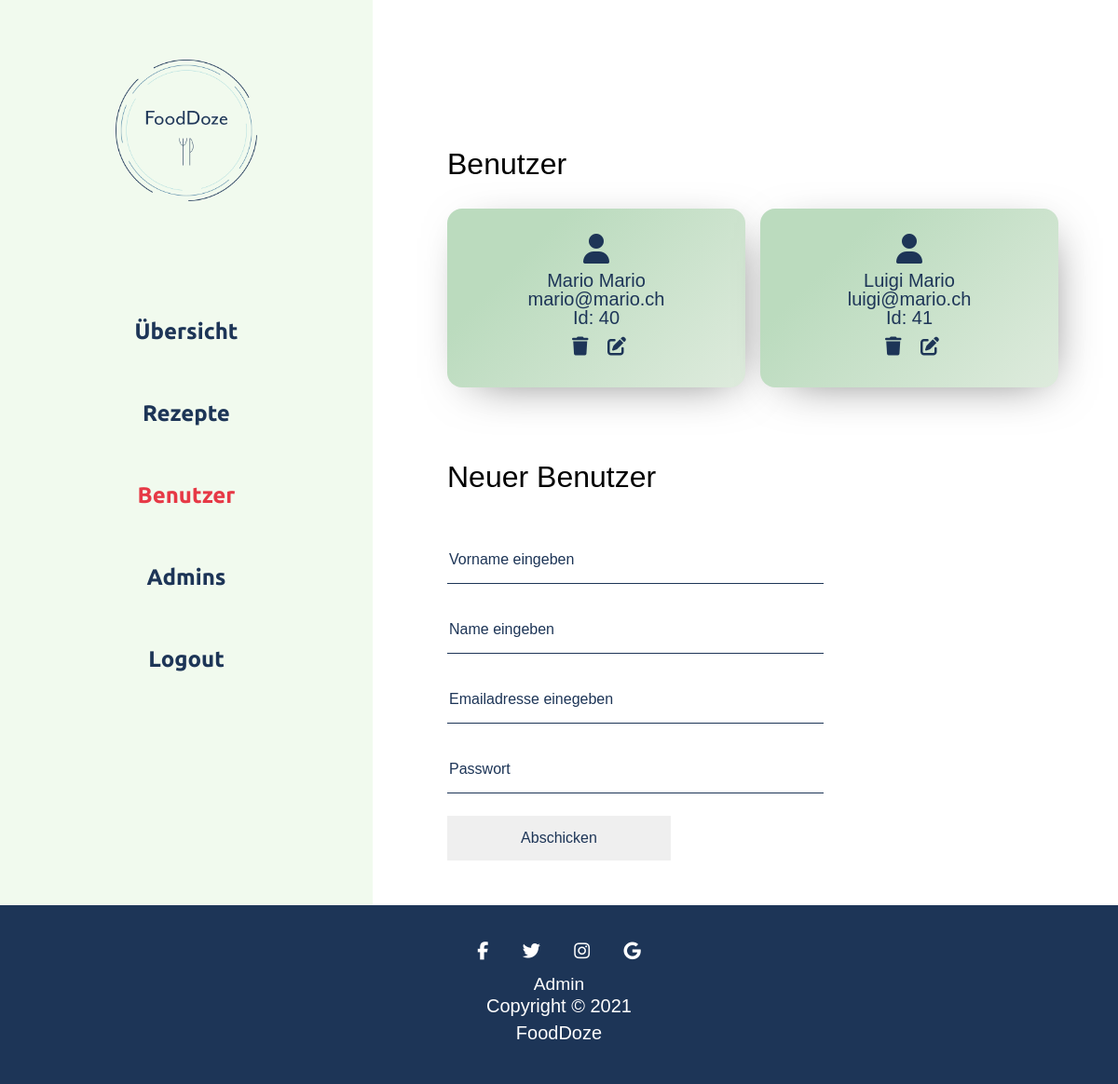
Screenshot of /admin/benutzer.php (signed in) with the database file from the repository.
### tables this page shows
CREATE TABLE `clients` (
  `IDclient` int(11) NOT NULL,
  `client_name` varchar(45) DEFAULT NULL,
  `client_first_name` varchar(255) DEFAULT NULL,
  `client_email` varchar(45) DEFAULT NULL,
  `client_password` varchar(255) DEFAULT NULL
);

### admin/benutzer.php (the view, shortened to what this page needs)
<?php
require_once('includes/mysql_connect.php');
$query = "SELECT * FROM clients";
$result = mysqli_query($connection, $query);
if(mysqli_num_rows($result) > 0){
    while($row = mysqli_fetch_assoc($result)) {
        $clients [] = [
            'id' => $row['IDclient'],
            'firstname' => $row['client_first_name'],
            'name' => $row['client_name'],
            'email' => $row['client_email']
        ];
    }
} else {
    die("No results.");
}
include('includes/html/header.php');
?>
    <section class="admin-content">
        <h1>Benutzer</h1>
        <div class="grid benutzer-grid">
        <?php foreach(array_values($clients) as $key => $client) { ?>
            <div class="tile">
                <i class="fas fa-user"></i>
                <div class="information">
                    <p class="name"><?php echo ucfirst($client["firstname"]) . ' ' . ucfirst($client['name'])?></p>
                    <p class="mail"><?php echo $client ["email"]?></p>
                    <p class="id">Id: <?php echo $client ["id"]?></p>
                    <form action="" method="post">
                        <button type="delete" name="delete" class="delete" value="<?=$client["id"]?>"><i class="fas fa-trash"></i></button>
                        <a href="edit_benutzer.php?id=<?=$client["id"]?>" class="bearbeiten"><i class="fas fa-edit"></i></a>
                    </form>
                </div>
            </div>
            <?php } ?>
        </div>
        <h2>Neuer Benutzer</h2>
        <form name="benutzer-formular" method="post">
            <input type="text" name="vorname" placeholder="Vorname eingeben" required/>
            <input type="text" name="nachname" placeholder="Name eingeben" required/>
            <input type="text" name="email" placeholder="Emailadresse einegeben" required/>
            <input type="text" name="passwort" placeholder="Passwort" required/>
            <button type="submit" name="submit">Abschicken</button>
        </form>
    </section>
</section>
<?php
include('includes/html/footer.php');
?>

### rows the page displays
clients: firstname "Mario", name "Mario", client_email "mario@mario.ch", IDclient "40"
clients: client_first_name "Luigi", client_name "Mario", client_email "luigi@mario.ch", IDclient "41"

### other values shown
$navitem['name'] "Übersicht"
$navitem['name'] "Rezepte"
$navitem['name'] "Benutzer"
$navitem['name'] "Admins"
$navitem['name'] "Logout"
